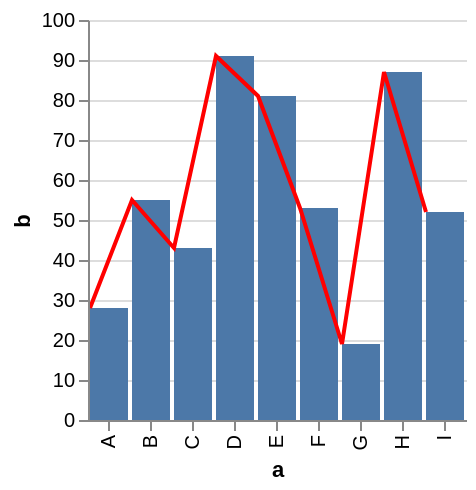

Here is the Vega-Lite specification saved for this chart:
### Vega specification from a JSON file in a GitHub repository (floating-point values rounded to 4 significant figures)
{"$schema": "http://vega.github.io/schema/vega/v3.0.json", "autosize": "pad", "padding": 5, "encode": {"update": {"fill": {"value": "transparent"}}}, "data": [{"name": "source_0", "values": [{"a": "A", "b": 28}, {"a": "B", "b": 55}, {"a": "C", "b": 43}, {"a": "D", "b": 91}, {"a": "E", "b": 81}, {"a": "F", "b": 53}, {"a": "G", "b": 19}, {"a": "H", "b": 87}, {"a": "I", "b": 52}], "format": {"type": "json"}}, {"name": "data_0", "source": "source_0", "transform": [{"type": "formula", "expr": "toNumber(datum[\"b\"])", "as": "b"}, {"type": "filter", "expr": "datum[\"b\"] !== null && !isNaN(datum[\"b\"])"}]}, {"name": "data_1", "source": "source_0", "transform": [{"type": "formula", "expr": "toNumber(datum[\"b\"])", "as": "b"}, {"type": "filter", "expr": "datum[\"b\"] !== null && !isNaN(datum[\"b\"])"}, {"type": "collect", "sort": {"field": "a", "order": "descending"}}]}], "signals": [{"name": "width", "update": "max(layer_0_width, layer_1_width)"}, {"name": "height", "update": "max(layer_0_height, layer_1_height)"}, {"name": "layer_0_width", "update": "bandspace(domain('x').length, 0.1, 0.05) * 21"}, {"name": "layer_0_height", "update": "200"}, {"name": "layer_1_width", "update": "bandspace(domain('x').length, 1, 0.5) * 21"}, {"name": "layer_1_height", "update": "200"}], "marks": [{"name": "layer_0_marks", "type": "rect", "role": "bar", "from": {"data": "data_0"}, "encode": {"update": {"x": {"scale": "x", "field": "a"}, "width": {"scale": "x", "band": true}, "y": {"scale": "y", "field": "b"}, "y2": {"scale": "y", "value": 0}, "fill": {"value": "#4c78a8"}}}, "clip": true}, {"name": "layer_1_marks", "type": "line", "from": {"data": "data_1"}, "encode": {"update": {"x": {"scale": "x", "field": "a"}, "y": {"scale": "y", "field": "b"}, "stroke": {"value": "red"}}}, "clip": true}], "scales": [{"name": "x", "type": "band", "domain": {"fields": [{"data": "data_0", "field": "a"}, {"data": "data_1", "field": "a"}], "sort": true}, "range": {"step": 21}, "round": true, "paddingInner": 0.1, "paddingOuter": 0.05}, {"name": "y", "type": "linear", "domain": {"fields": [{"data": "data_0", "field": "b"}, {"data": "data_1", "field": "b"}], "sort": true}, "range": [200, 0], "round": true, "nice": true, "zero": true}], "axes": [{"scale": "x", "orient": "bottom", "tickCount": 5, "title": "a", "zindex": 1, "encode": {"labels": {"update": {"angle": {"value": 270}, "align": {"value": "right"}, "baseline": {"value": "middle"}}}}}, {"scale": "y", "format": "s", "orient": "left", "title": "b", "zindex": 1}, {"scale": "y", "domain": false, "format": "s", "grid": true, "labels": false, "orient": "left", "ticks": false, "zindex": 0, "gridScale": "x"}]}
